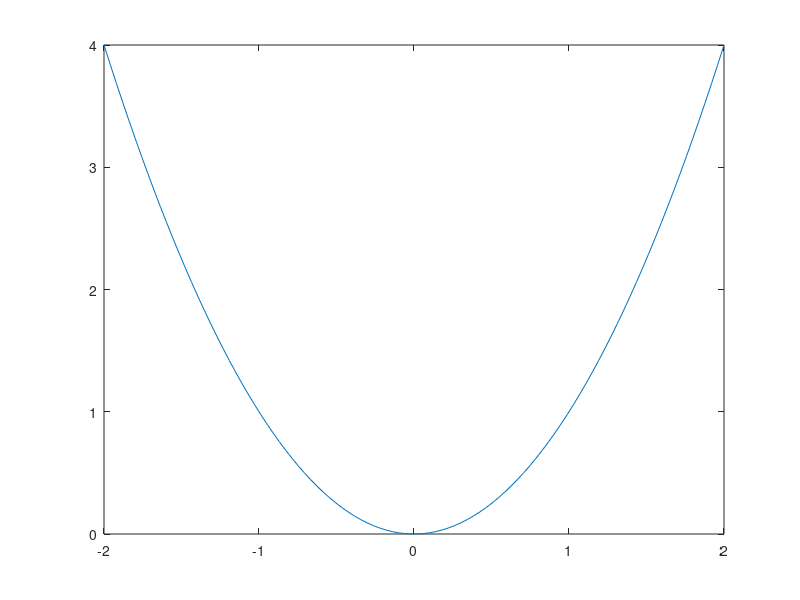

Source code (MATLAB):
% Zadatak 6.

% Nacrtajte funkciju y = x2 u granicama od x ∈ [−2, 2].

clear
clc

x = linspace(-2, 2);
y = x.^2;

plot(x, y);